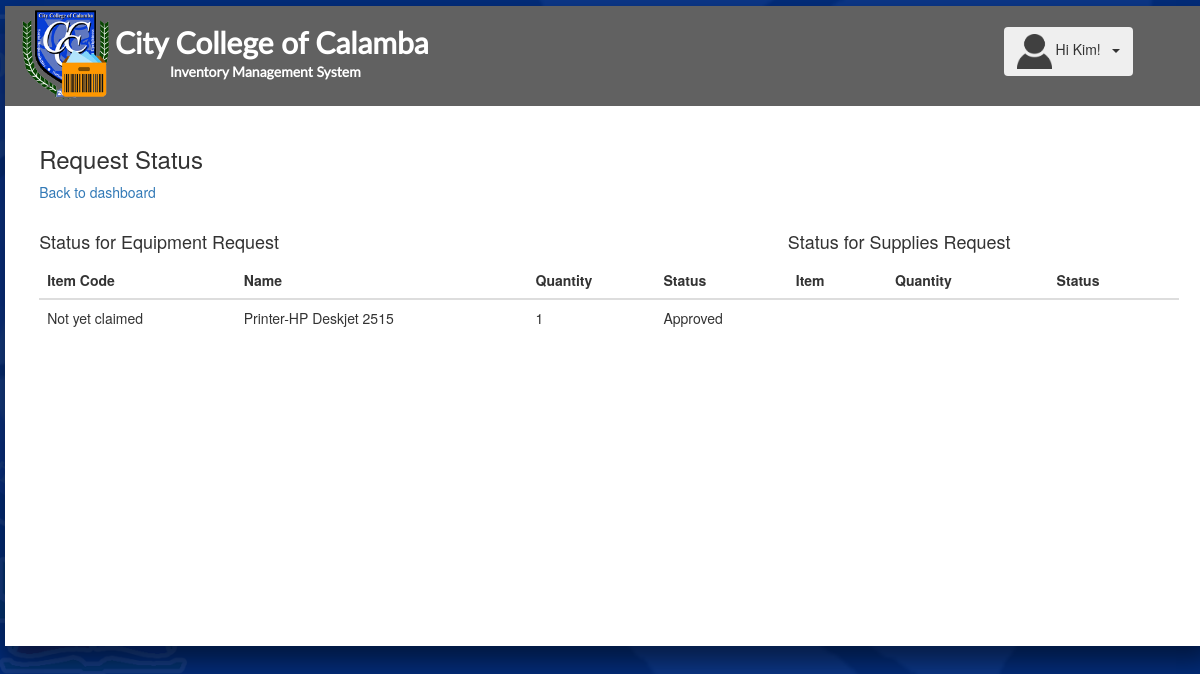
The app's page /requeststatus.php (signed in) with its own data.
### tables this page shows
CREATE TABLE `borrowitem` (
  `id` int(20) NOT NULL,
  `itemborrowed` varchar(50) NOT NULL,
  `itemcode` varchar(50) NOT NULL,
  `quantity` int(20) NOT NULL,
  `reason` varchar(500) NOT NULL,
  `personincharge` varchar(50) NOT NULL,
  `idnum` varchar(50) NOT NULL,
  `daterequested` datetime NOT NULL,
  `dateapproved` datetime NOT NULL,
  `datetobeclaimed` datetime NOT NULL,
  `approvedby` varchar(100) NOT NULL,
  `dateclaimed` datetime NOT NULL,
  `datereturned` datetime NOT NULL,
  `b_status` int(10) NOT NULL COMMENT '0=pending 1=approved 2=claimed 3=returned'
);

### requeststatus.php (the view, shortened to what this page needs)
<?php include 'header2.php'; ?>
<br>
<div class="container">
<h3>Request Status</h3><a href="requesterboard.php?done=" class="bbutton">Back to dashboard</a><br><br>
<table width="100%">
	<tr>
		<td>
		  <h4>Status for Equipment Request</h4>
		  <div style="overflow: scroll; height: 470px;">
		  <table class="table table-hover">
		  	<thead>
		  		<tr>
		  			<th>Item Code</th>
		  			<th>Name</th>
		  			<th>Quantity</th>
		  			<th>Status</th>
		  		</tr>
		  	</thead>
		  	<tbody>
		  		<?php
		  		$name = $_SESSION['name'];
		  		$getb = mysqli_query($conn, "SELECT * FROM borrowitem WHERE personincharge = '$name' AND (b_status = '0' OR b_status = '1' OR b_status = '2')");
		  		while($getbrow = mysqli_fetch_array($getb)){
		  			echo "<tr>";
		  			if($getbrow['itemcode'] == '0'){
		  				echo "<td>Not yet claimed</td>";
		  			}else{
		  				echo "<td>".$getbrow['itemcode']."</td>";
		  			}
		  			echo "<td>".$getbrow['itemborrowed']."</td>";
		  			echo "<td>".$getbrow['quantity']."</td>";
					if($getbrow['b_status'] == '0'){
						echo "<td>Pending</td>";
					}elseif($getbrow['b_status'] == '1'){
						echo "<td>Approved</td>";
					}elseif($getbrow['b_status'] == '2'){
						echo "<td>Claimed</td>";
					}
		  			echo "</tr>";
		  		}
		  		?>
		  	</tbody>
		  </table>
		  </div>
		</td>
		<td>
			<h4>Status for Supplies Request</h4>
			<div style="overflow: scroll; height: 470px;">
			<table class="table table-hover">
		  	<thead>
		  		<tr>
		  			<th>Item</th>
		  			<th>Quantity</th>
		  			<th>Status</th>
		  		</tr>
		  	</thead>
		  </table>
		  </div>
		</td>
	</tr>
</table>
</div>
</body>
</html>

### header2.php (style rules this page uses)
body { margin: -14px 0px; padding: 0px 0px; background-image: url('assetpics/wm_bg.png'); background-size: cover; font-size: 14px; }

### records on screen
borrowitem: itemcode "Not yet claimed", itemborrowed "Printer-HP Deskjet 2515", quantity "1", b_status "Approved"

### other values on screen
$nameexplode[0] "Kim"
